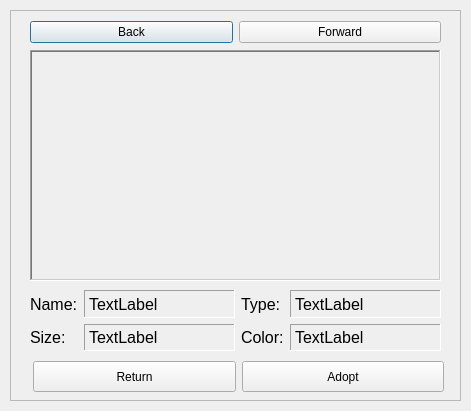
<?xml version="1.0" encoding="UTF-8"?>
<ui version="4.0">
 <class>Results</class>
 <widget class="QDialog" name="Results">
  <property name="geometry">
   <rect>
    <x>0</x>
    <y>0</y>
    <width>471</width>
    <height>411</height>
   </rect>
  </property>
  <property name="windowTitle">
   <string>Search Results</string>
  </property>
  <widget class="QFrame" name="frame">
   <property name="geometry">
    <rect>
     <x>10</x>
     <y>10</y>
     <width>451</width>
     <height>391</height>
    </rect>
   </property>
   <property name="frameShape">
    <enum>QFrame::StyledPanel</enum>
   </property>
   <property name="frameShadow">
    <enum>QFrame::Sunken</enum>
   </property>
   <property name="lineWidth">
    <number>2</number>
   </property>
   <property name="midLineWidth">
    <number>2</number>
   </property>
   <widget class="QWidget" name="layoutWidget">
    <property name="geometry">
     <rect>
      <x>20</x>
      <y>10</y>
      <width>411</width>
      <height>25</height>
     </rect>
    </property>
    <layout class="QHBoxLayout" name="horizontalLayout_2">
     <item>
      <widget class="QPushButton" name="pushButton">
       <property name="text">
        <string>Back</string>
       </property>
      </widget>
     </item>
     <item>
      <widget class="QPushButton" name="pushButton_2">
       <property name="text">
        <string>Forward</string>
       </property>
      </widget>
     </item>
    </layout>
   </widget>
   <widget class="QWidget" name="layoutWidget">
    <property name="geometry">
     <rect>
      <x>20</x>
      <y>280</y>
      <width>411</width>
      <height>61</height>
     </rect>
    </property>
    <layout class="QGridLayout" name="gridLayout">
     <item row="0" column="0">
      <widget class="QLabel" name="label">
       <property name="sizePolicy">
        <sizepolicy hsizetype="Fixed" vsizetype="Preferred">
         <horstretch>0</horstretch>
         <verstretch>0</verstretch>
        </sizepolicy>
       </property>
       <property name="font">
        <font>
         <pointsize>12</pointsize>
        </font>
       </property>
       <property name="text">
        <string>Name:</string>
       </property>
      </widget>
     </item>
     <item row="0" column="1">
      <widget class="QLabel" name="lName">
       <property name="font">
        <font>
         <pointsize>12</pointsize>
        </font>
       </property>
       <property name="frameShape">
        <enum>QFrame::Panel</enum>
       </property>
       <property name="frameShadow">
        <enum>QFrame::Sunken</enum>
       </property>
       <property name="midLineWidth">
        <number>1</number>
       </property>
       <property name="text">
        <string>TextLabel</string>
       </property>
      </widget>
     </item>
     <item row="0" column="2">
      <widget class="QLabel" name="label_2">
       <property name="sizePolicy">
        <sizepolicy hsizetype="Fixed" vsizetype="Preferred">
         <horstretch>0</horstretch>
         <verstretch>0</verstretch>
        </sizepolicy>
       </property>
       <property name="font">
        <font>
         <pointsize>12</pointsize>
        </font>
       </property>
       <property name="text">
        <string>Type:</string>
       </property>
      </widget>
     </item>
     <item row="0" column="3">
      <widget class="QLabel" name="lType">
       <property name="font">
        <font>
         <pointsize>12</pointsize>
        </font>
       </property>
       <property name="frameShape">
        <enum>QFrame::Panel</enum>
       </property>
       <property name="frameShadow">
        <enum>QFrame::Sunken</enum>
       </property>
       <property name="midLineWidth">
        <number>1</number>
       </property>
       <property name="text">
        <string>TextLabel</string>
       </property>
      </widget>
     </item>
     <item row="1" column="0">
      <widget class="QLabel" name="label_3">
       <property name="sizePolicy">
        <sizepolicy hsizetype="Fixed" vsizetype="Preferred">
         <horstretch>0</horstretch>
         <verstretch>0</verstretch>
        </sizepolicy>
       </property>
       <property name="font">
        <font>
         <pointsize>12</pointsize>
        </font>
       </property>
       <property name="text">
        <string>Size:</string>
       </property>
      </widget>
     </item>
     <item row="1" column="1">
      <widget class="QLabel" name="lSize">
       <property name="font">
        <font>
         <pointsize>12</pointsize>
        </font>
       </property>
       <property name="frameShape">
        <enum>QFrame::Panel</enum>
       </property>
       <property name="frameShadow">
        <enum>QFrame::Sunken</enum>
       </property>
       <property name="midLineWidth">
        <number>1</number>
       </property>
       <property name="text">
        <string>TextLabel</string>
       </property>
      </widget>
     </item>
     <item row="1" column="2">
      <widget class="QLabel" name="label_4">
       <property name="sizePolicy">
        <sizepolicy hsizetype="Fixed" vsizetype="Preferred">
         <horstretch>0</horstretch>
         <verstretch>0</verstretch>
        </sizepolicy>
       </property>
       <property name="font">
        <font>
         <pointsize>12</pointsize>
        </font>
       </property>
       <property name="text">
        <string>Color:</string>
       </property>
      </widget>
     </item>
     <item row="1" column="3">
      <widget class="QLabel" name="lColor">
       <property name="font">
        <font>
         <pointsize>12</pointsize>
        </font>
       </property>
       <property name="frameShape">
        <enum>QFrame::Panel</enum>
       </property>
       <property name="frameShadow">
        <enum>QFrame::Sunken</enum>
       </property>
       <property name="midLineWidth">
        <number>1</number>
       </property>
       <property name="text">
        <string>TextLabel</string>
       </property>
      </widget>
     </item>
    </layout>
   </widget>
   <widget class="QLabel" name="picture">
    <property name="geometry">
     <rect>
      <x>20</x>
      <y>40</y>
      <width>411</width>
      <height>231</height>
     </rect>
    </property>
    <property name="frameShape">
     <enum>QFrame::WinPanel</enum>
    </property>
    <property name="frameShadow">
     <enum>QFrame::Sunken</enum>
    </property>
    <property name="text">
     <string/>
    </property>
   </widget>
   <widget class="QWidget" name="layoutWidget">
    <property name="geometry">
     <rect>
      <x>23</x>
      <y>351</y>
      <width>411</width>
      <height>31</height>
     </rect>
    </property>
    <layout class="QHBoxLayout" name="horizontalLayout">
     <item>
      <widget class="QPushButton" name="pushButton_3">
       <property name="sizePolicy">
        <sizepolicy hsizetype="Minimum" vsizetype="Minimum">
         <horstretch>0</horstretch>
         <verstretch>0</verstretch>
        </sizepolicy>
       </property>
       <property name="text">
        <string>Return</string>
       </property>
      </widget>
     </item>
     <item>
      <widget class="QPushButton" name="pushButton_4">
       <property name="sizePolicy">
        <sizepolicy hsizetype="Minimum" vsizetype="Minimum">
         <horstretch>0</horstretch>
         <verstretch>0</verstretch>
        </sizepolicy>
       </property>
       <property name="text">
        <string>Adopt</string>
       </property>
      </widget>
     </item>
    </layout>
   </widget>
  </widget>
 </widget>
 <resources/>
 <connections/>
</ui>
